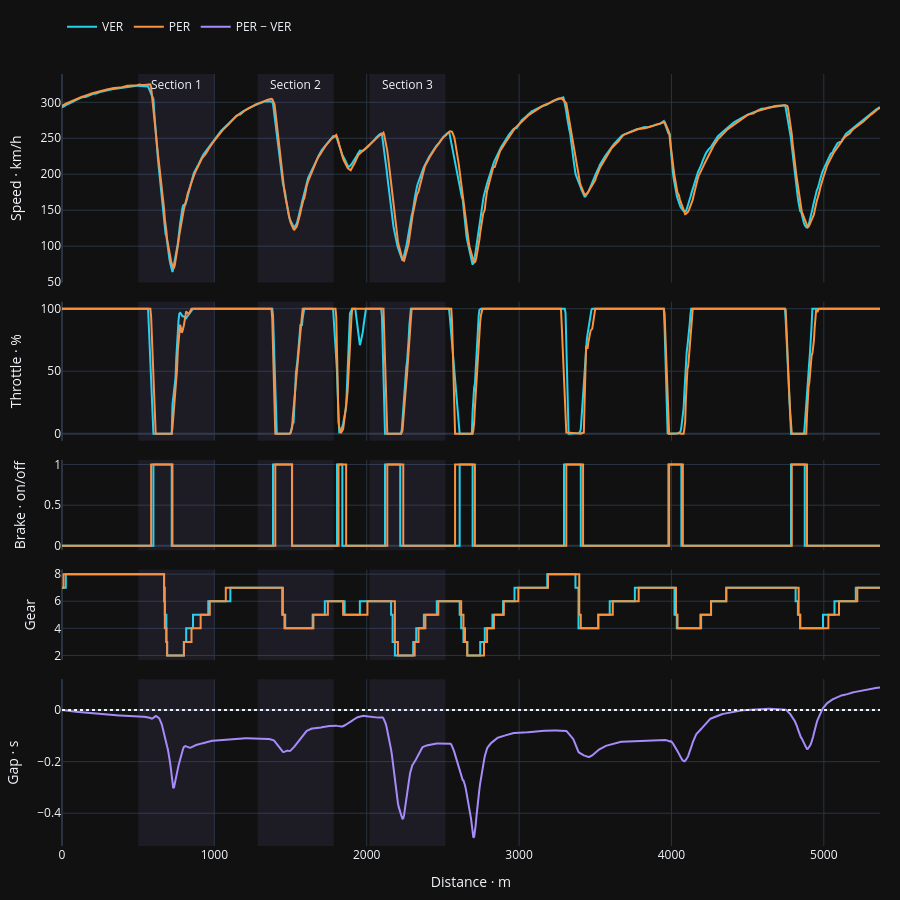

The notebook cell saved with this chart:
### Markdown cell above
## Compare a fair pair

These are each driver's fastest eligible Q3 laps on a common dry compound. Inspect tyre age and weather before interpreting the difference. Equal compound and segment do not control setup, fuel, traffic or track evolution.

### Code cell
display(lap_summary(comparison))
result = compare_laps(ta, tb, reference.LapTime.total_seconds(), comparison.LapTime.total_seconds())
print(f'Recorded PER − VER: {result.recorded_gap:+.3f} s')
print(f'Estimated: {result.estimated_gap:+.3f} s; discrepancy: {result.discrepancy:+.3f} s')
print(f'Distance overlap: {result.coverage:.2%}; warnings: {result.warnings}')
windows = braking_windows(ta)
telemetry_figure(result, 'VER', 'PER', windows).show()

### Figure 1 — Plotly figure (JSON) as saved in the notebook; plotly's stock layout.template omitted (floating-point values rounded to 4 significant figures; data arrays with more than 128 entries replaced by an {"elided": "..."} marker saying what was removed)
{"data": [{"legendgroup": "ref", "line": {"color": "#22d3ee", "shape": "linear", "width": 2}, "name": "VER", "showlegend": true, "type": "scatter", "x": {"elided": "1075 float values"}, "xaxis": "x", "y": {"elided": "1075 float values"}, "yaxis": "y"}, {"legendgroup": "cmp", "line": {"color": "#fb923c", "shape": "linear", "width": 2}, "name": "PER", "showlegend": true, "type": "scatter", "x": {"elided": "1075 float values"}, "xaxis": "x", "y": {"elided": "1075 float values"}, "yaxis": "y"}, {"legendgroup": "ref", "line": {"color": "#22d3ee", "shape": "linear", "width": 2}, "name": "VER", "showlegend": false, "type": "scatter", "x": {"elided": "1075 float values"}, "xaxis": "x2", "y": {"elided": "1075 float values"}, "yaxis": "y2"}, {"legendgroup": "cmp", "line": {"color": "#fb923c", "shape": "linear", "width": 2}, "name": "PER", "showlegend": false, "type": "scatter", "x": {"elided": "1075 float values"}, "xaxis": "x2", "y": {"elided": "1075 float values"}, "yaxis": "y2"}, {"legendgroup": "ref", "line": {"color": "#22d3ee", "shape": "hv", "width": 2}, "name": "VER", "showlegend": false, "type": "scatter", "x": {"elided": "1075 float values"}, "xaxis": "x3", "y": {"elided": "1075 float values"}, "yaxis": "y3"}, {"legendgroup": "cmp", "line": {"color": "#fb923c", "shape": "hv", "width": 2}, "name": "PER", "showlegend": false, "type": "scatter", "x": {"elided": "1075 float values"}, "xaxis": "x3", "y": {"elided": "1075 float values"}, "yaxis": "y3"}, {"legendgroup": "ref", "line": {"color": "#22d3ee", "shape": "hv", "width": 2}, "name": "VER", "showlegend": false, "type": "scatter", "x": {"elided": "1075 float values"}, "xaxis": "x4", "y": {"elided": "1075 float values"}, "yaxis": "y4"}, {"legendgroup": "cmp", "line": {"color": "#fb923c", "shape": "hv", "width": 2}, "name": "PER", "showlegend": false, "type": "scatter", "x": {"elided": "1075 float values"}, "xaxis": "x4", "y": {"elided": "1075 float values"}, "yaxis": "y4"}, {"line": {"color": "#a78bfa", "width": 2}, "name": "PER − VER", "type": "scatter", "x": {"elided": "1075 float values"}, "xaxis": "x5", "y": {"elided": "1075 float values"}, "yaxis": "y5"}], "layout": {"annotations": [{"showarrow": false, "text": "Section 1", "x": 749.9, "y": 1, "yref": "paper"}, {"showarrow": false, "text": "Section 2", "x": 1534.0, "y": 1, "yref": "paper"}, {"showarrow": false, "text": "Section 3", "x": 2268.0, "y": 1, "yref": "paper"}], "height": 900, "hovermode": "x unified", "legend": {"orientation": "h", "y": 1.08}, "margin": {"b": 35, "l": 55, "r": 20, "t": 45}, "shapes": [{"line": {"dash": "dot"}, "type": "line", "x0": 0, "x1": 1, "xref": "x5 domain", "y0": 0, "y1": 0, "yref": "y5"}, {"fillcolor": "#a78bfa", "line": {"width": 0}, "opacity": 0.08, "type": "rect", "x0": 499.9, "x1": 999.9, "xref": "x", "y0": 0, "y1": 1, "yref": "y domain"}, {"fillcolor": "#a78bfa", "line": {"width": 0}, "opacity": 0.08, "type": "rect", "x0": 499.9, "x1": 999.9, "xref": "x2", "y0": 0, "y1": 1, "yref": "y2 domain"}, {"fillcolor": "#a78bfa", "line": {"width": 0}, "opacity": 0.08, "type": "rect", "x0": 499.9, "x1": 999.9, "xref": "x3", "y0": 0, "y1": 1, "yref": "y3 domain"}, {"fillcolor": "#a78bfa", "line": {"width": 0}, "opacity": 0.08, "type": "rect", "x0": 499.9, "x1": 999.9, "xref": "x4", "y0": 0, "y1": 1, "yref": "y4 domain"}, {"fillcolor": "#a78bfa", "line": {"width": 0}, "opacity": 0.08, "type": "rect", "x0": 499.9, "x1": 999.9, "xref": "x5", "y0": 0, "y1": 1, "yref": "y5 domain"}, {"fillcolor": "#a78bfa", "line": {"width": 0}, "opacity": 0.08, "type": "rect", "x0": 1284.0, "x1": 1784.0, "xref": "x", "y0": 0, "y1": 1, "yref": "y domain"}, {"fillcolor": "#a78bfa", "line": {"width": 0}, "opacity": 0.08, "type": "rect", "x0": 1284.0, "x1": 1784.0, "xref": "x2", "y0": 0, "y1": 1, "yref": "y2 domain"}, {"fillcolor": "#a78bfa", "line": {"width": 0}, "opacity": 0.08, "type": "rect", "x0": 1284.0, "x1": 1784.0, "xref": "x3", "y0": 0, "y1": 1, "yref": "y3 domain"}, {"fillcolor": "#a78bfa", "line": {"width": 0}, "opacity": 0.08, "type": "rect", "x0": 1284.0, "x1": 1784.0, "xref": "x4", "y0": 0, "y1": 1, "yref": "y4 domain"}, {"fillcolor": "#a78bfa", "line": {"width": 0}, "opacity": 0.08, "type": "rect", "x0": 1284.0, "x1": 1784.0, "xref": "x5", "y0": 0, "y1": 1, "yref": "y5 domain"}, {"fillcolor": "#a78bfa", "line": {"width": 0}, "opacity": 0.08, "type": "rect", "x0": 2018.0, "x1": 2518.0, "xref": "x", "y0": 0, "y1": 1, "yref": "y domain"}, {"fillcolor": "#a78bfa", "line": {"width": 0}, "opacity": 0.08, "type": "rect", "x0": 2018.0, "x1": 2518.0, "xref": "x2", "y0": 0, "y1": 1, "yref": "y2 domain"}, {"fillcolor": "#a78bfa", "line": {"width": 0}, "opacity": 0.08, "type": "rect", "x0": 2018.0, "x1": 2518.0, "xref": "x3", "y0": 0, "y1": 1, "yref": "y3 domain"}, {"fillcolor": "#a78bfa", "line": {"width": 0}, "opacity": 0.08, "type": "rect", "x0": 2018.0, "x1": 2518.0, "xref": "x4", "y0": 0, "y1": 1, "yref": "y4 domain"}, {"fillcolor": "#a78bfa", "line": {"width": 0}, "opacity": 0.08, "type": "rect", "x0": 2018.0, "x1": 2518.0, "xref": "x5", "y0": 0, "y1": 1, "yref": "y5 domain"}], "xaxis": {"anchor": "y", "domain": [0.0, 1.0], "matches": "x5", "showticklabels": false}, "xaxis2": {"anchor": "y2", "domain": [0.0, 1.0], "matches": "x5", "showticklabels": false}, "xaxis3": {"anchor": "y3", "domain": [0.0, 1.0], "matches": "x5", "showticklabels": false}, "xaxis4": {"anchor": "y4", "domain": [0.0, 1.0], "matches": "x5", "showticklabels": false}, "xaxis5": {"anchor": "y5", "domain": [0.0, 1.0], "title": {"text": "Distance · m"}}, "yaxis": {"anchor": "x", "domain": [0.73, 1.0], "title": {"text": "Speed · km/h"}}, "yaxis2": {"anchor": "x2", "domain": [0.525, 0.705], "title": {"text": "Throttle · %"}}, "yaxis3": {"anchor": "x3", "domain": [0.383, 0.5], "title": {"text": "Brake · on/off"}}, "yaxis4": {"anchor": "x4", "domain": [0.241, 0.358], "title": {"text": "Gear"}}, "yaxis5": {"anchor": "x5", "domain": [0.0, 0.216], "title": {"text": "Gap · s"}}}}
